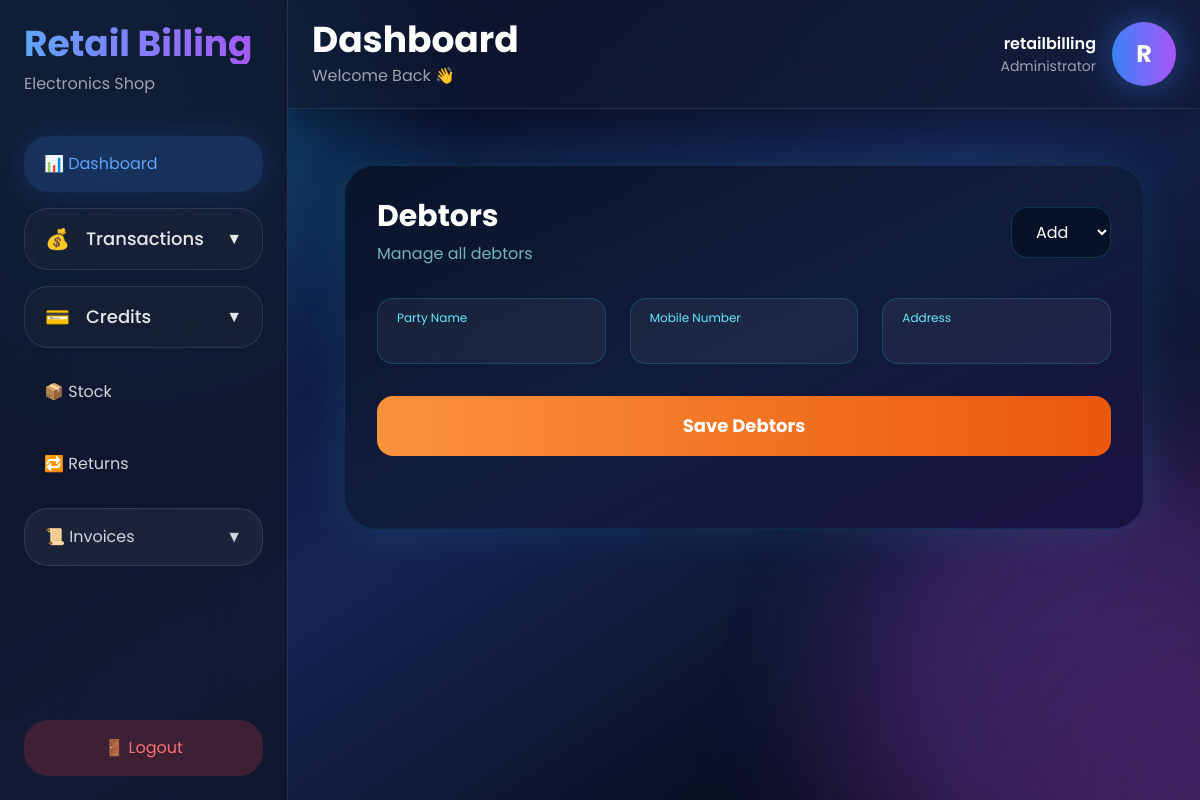
The app's page /dashboard/?page=debtors (signed in), older data.
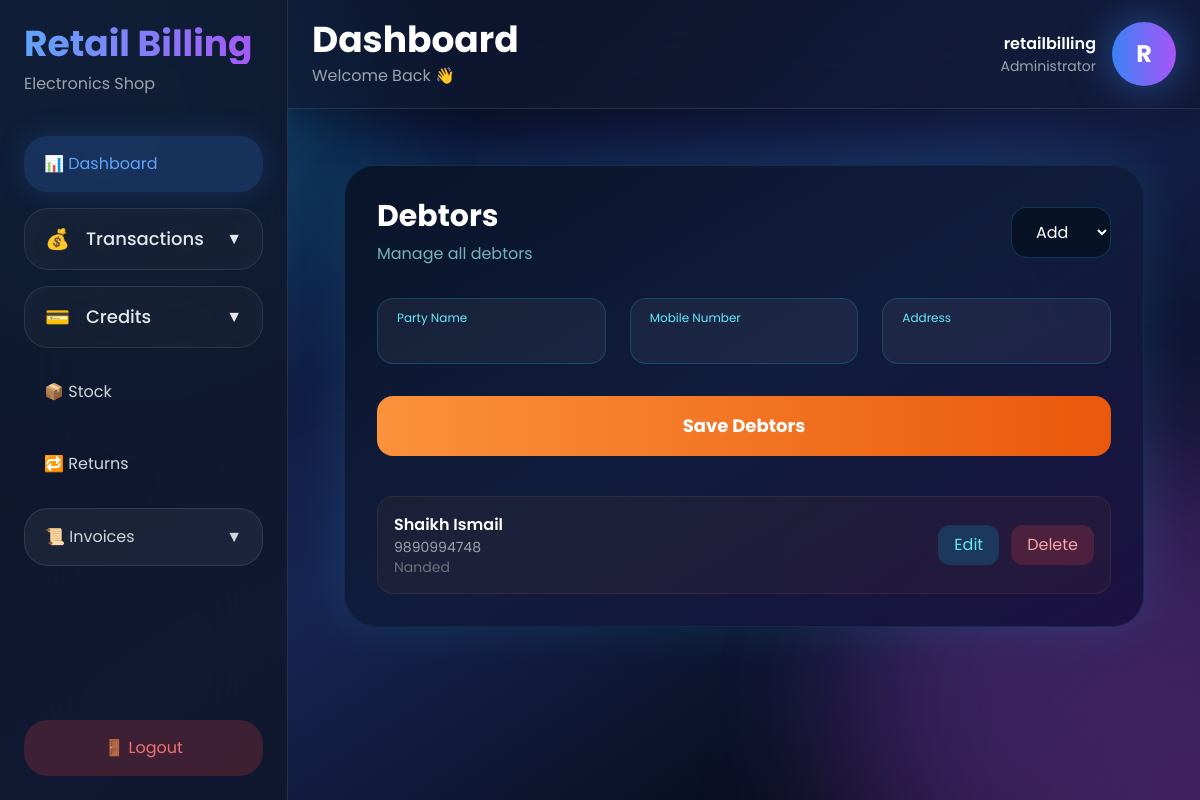
The same page, newer data.
### debts/models.py (models this page shows, shortened)
class Debtor(models.Model):
    party_name = models.CharField(
        max_length=255
    )
    mobile_number = models.CharField(
        max_length=20
    )
    address = models.TextField()
    created_at = models.DateTimeField(
        auto_now_add=True
    )

### dashboard/views.py (the view)
@login_required(login_url='/login/')
def dashboard_view(request):
    page = request.GET.get(
        'page',
        'dashboard'
    )
    debtors = Debtor.objects.all().order_by(
        '-id'
    )
    creditors = Creditor.objects.all().order_by(
        '-id'
    )
    stocks = Stock.objects.all().order_by(
        '-id'
    )
    purchase_invoices = Invoice.objects.filter(
        invoice_type='purchase'
    ).order_by('-id')
    sales_invoices = Invoice.objects.filter(
        invoice_type='sales'
    ).order_by('-id')
    total_products = stocks.count()
    total_quantity = sum(
        item.quantity
        for item in stocks
    )
    context = {
        'page': page,
        'debtors': debtors,
        'creditors': creditors,
        'stocks': stocks,
        'purchase_invoices':
            purchase_invoices,
        'sales_invoices':
            sales_invoices,
        'total_products':
            total_products,
        'total_quantity':
            total_quantity
    }
    return render(
        request,
        'dashboard/dashboard.html',
        context
    )

### templates/dashboard/dashboard.html (shortened to what the changed rows need)
{% load static %}
<!DOCTYPE html>
<html lang="en">
<head>
    <script src="https://cdn.tailwindcss.com"></script>
</head>
<body
    class="
        font-poppins
        min-h-screen
        bg-[#020617]
        text-white
        flex
    "
>
    <aside
        id="sidebar"
        class="
            fixed
            top-0
            left-0
            z-[60]
            flex
            h-screen
            w-72
            flex-col
            justify-between
            border-r
            border-white/10
            bg-slate-900/80
            p-6
            backdrop-blur-2xl
            transition-transform
            duration-300
            max-lg:-translate-x-full
            lg:translate-x-0
        "
    >
        <div>
            <div class="mb-10">
                <h1
                    class="
                        text-4xl
                        font-bold
                        bg-gradient-to-r
                        from-blue-400
                        to-purple-500
                        bg-clip-text
                        text-transparent
                    "
                >
                </h1>
            </div>
        </div>
    </aside>
    <main class="flex-1 lg:ml-72">
        <header
            class="
                sticky
                top-0
                z-40
                flex
                items-center
                justify-between
                border-b
                border-white/10
                bg-slate-900/60
                px-6
                py-5
                backdrop-blur-2xl
                shadow-[0_10px_40px_rgba(0,0,0,0.4)]
            "
        >
            <div class="flex items-center gap-4">
                <div>
                    <h2
                        class="
                            text-4xl
                            font-bold
                        "
                    >
                        Dashboard
                    </h2>
                </div>
            </div>
        </header>
        <section class="p-6">
      {% if page == 'purchase' %}
    {% include 'transactions/purchase.html' %}
{% elif page == 'sales' %}
    {% include 'transactions/sales.html' %}
{% elif page == 'debtors' %}
    {% include 'debts/debtors.html' %}
{% elif page == 'creditors' %}
    {% include 'debts/creditors.html' %}
    {% elif page == 'stock' %}
    {% include 'stock/stock.html' %}
    {% elif page == 'invoices' %}
    {% include 'invoices/invoices.html' %}
    {% elif page == 'purchase-invoices' %}
    {% include 'invoices/purchase_invoices.html' %}
{% elif page == 'sales-invoices' %}
    {% include 'invoices/sales_invoices.html' %}
{% elif page == 'purchase-return' %}
    {% include 'invoices/purchase_return.html' %}
{% elif page == 'sales-return' %}
    {% include 'invoices/sales_return.html' %}
                {% endif %}
        </section>
    </main>
</body>
</html>

### debts/templates/debts/common_party.html (shortened to what the changed rows need)
<!DOCTYPE html>
<html lang="en">
<head>
</head>
<body>
    <div
    class="
        rounded-[32px]
        border
        border-cyan-400/10
        bg-gradient-to-br
        from-[#091428]/95
        via-[#101d3b]/95
        to-[#1a1040]/95
        p-6
        md:p-8
        shadow-[0_0_50px_rgba(34,211,238,0.12)]
        backdrop-blur-3xl
    "
>
    <div
        class="
            mb-8
            flex
            items-center
            justify-between
        "
    >
        <div>
            <h2
                class="
                    text-3xl
                    font-bold
                    text-white
                "
            >
                {{ title }}
            </h2>
        </div>
    </div>
<div class="mt-10 space-y-4">
    {% if title == 'Debtors' %}
        {% for item in debtors %}
            <div
                class="
                    flex
                    items-center
                    justify-between
                    rounded-2xl
                    border
                    border-orange-400/10
                    bg-orange-500/5
                    p-4
                "
            >
                <div>
                    <h3 class="text-white font-semibold">
                        {{ item.party_name }}
                    </h3>
                    <p class="text-sm text-gray-400">
                        {{ item.mobile_number }}
                    </p>
                    <p class="text-sm text-gray-500">
                        {{ item.address }}
                    </p>
                </div>
             <div class="flex items-center gap-3">
    <button
        type="button"
        onclick="openDebtorEdit({{ item.id }})"
        class="
            rounded-xl
            bg-cyan-500/20
            px-4
            py-2
            text-cyan-300
            transition-all
            duration-300
            hover:bg-cyan-500/30
        "
    >
        Edit
    </button>
    <a
        href="/debts/delete-debtor/{{ item.id }}/"
        class="
            rounded-xl
            bg-red-500/20
            px-4
            py-2
            text-red-300
        "
    >
        Delete
    </a>
</div>
            </div>
        {% endfor %}
    {% endif %}
</div>
</div>
</body>
</html>

Row changes from the older to the newer data that the page shows:
added Debtor: party_name "Shaikh Ismail", mobile_number "9890994748", address "Nanded"
